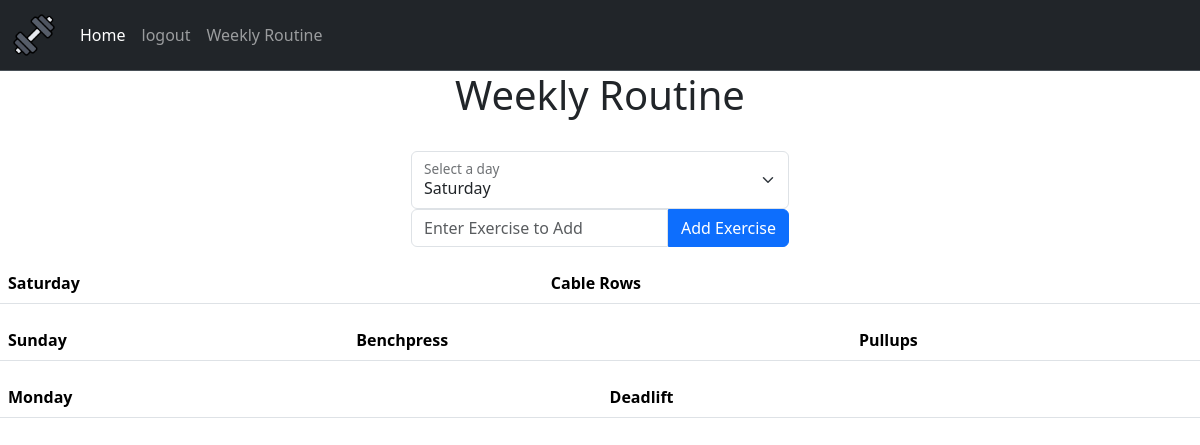
Before: /routine (signed in) with the older database file.
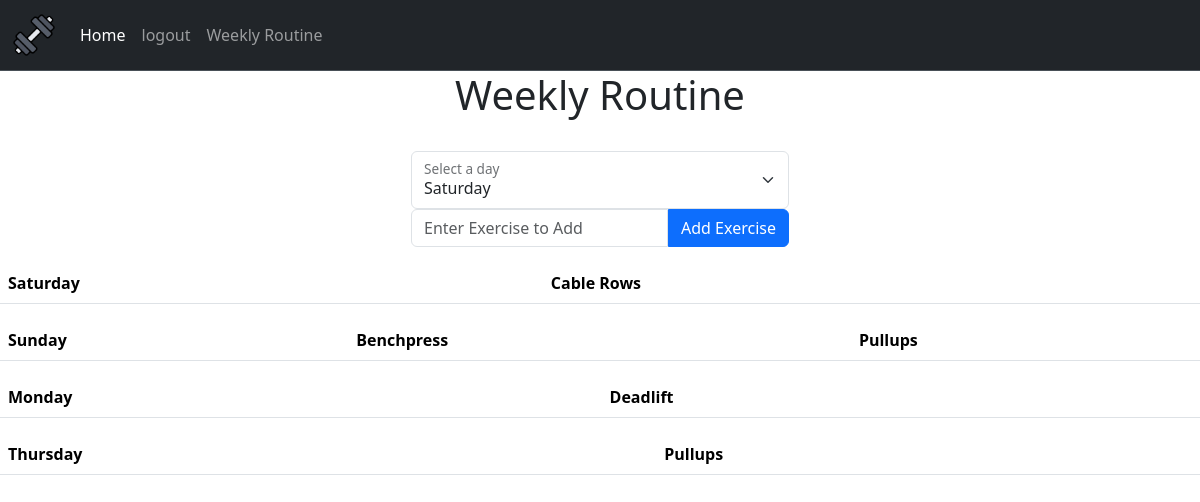
After: the same page with the newer database file.
### webapp/tables.py (models this page shows)
class Routine(db.Model):
    id = db.Column(db.Integer, primary_key = True)
    day = db.Column(db.String(12), nullable = False)
    exercise = db.Column(db.String(12), nullable = False)
    user_id = db.Column(db.Integer, db.ForeignKey('user.id'))

### webapp/routes.py (the view, shortened to what this page needs)
@routes.route("/routine", methods=["POST", "GET"])
@login_required
def routine():
    days = db.session.query(Routine.day).filter_by(user_id = current_user.id).distinct().order_by(days_order).all()
    days = [day[0] for day in days]
    exercises = db.session.query(Routine).filter_by(user_id = current_user.id).all()
    return render_template("routine.html", days = days, exercises = exercises)

### webapp/templates/routine.html (shortened to what this page needs)
{% extends "layout.html" %}
{% block main %}
<h1 style="text-align: center;">Weekly Routine</h1>
<div class="text-center d-flex justify-content-center">
    <form method="post" action="/routine">
        <br>
        <div class="form-floating">
        <select class="form-select" id="day" name="day">
            <option value="saturday">Saturday</option>
        </select>
        <label for="day">Select a day</label>
        </div>
        <div class="input-group mb-3">
            <input type="text" class="form-control" name="exercise" id="exercise" placeholder="Enter Exercise to Add">
            <button class="btn btn-primary mx-auto" id="set-submit" type="submit">Add Exercise</button>
        </div>
    </form>
</div>
{% for day in days %}
<table>
    <div class="container-fluid text-sm-center">
        <table class="table">
            <thead>
            <tr>
                <th scope="col">{{ day }}</th>
                {% for exercise in exercises %}
                    {% if exercise.day == day %}
                        <th scope="col"> {{ exercise.exercise }}</th>
                    {% endif %}
                {% endfor %}
            </tr>
            </thead>
        </table>
    </div>
</table>
{% endfor %}
{% endblock %}

### webapp/templates/layout.html (shortened to what this page needs)
<!DOCTYPE html>
<html>
  <head>
    <link
      href="https://cdn.jsdelivr.net/npm/bootstrap@5.3.2/dist/css/bootstrap.min.css"
      rel="stylesheet"
    />
    <link rel="stylesheet" href="{{ url_for('static', filename='styles.css') }}" />
  </head>
  <body>
    <nav
      class="navbar navbar navbar-expand-lg bg-dark border-bottom border-body"
      data-bs-theme="dark"
    >
      <div class="container-fluid">
        <a class="navbar-brand" href="/">
          <img src="{{ url_for('static', filename='icon.png') }}" wdith="50" height="44" alt="Workout Icon">
        </a>
        <div class="collapse navbar-collapse" id="navbarNavAltMarkup">
          <div class="navbar-nav">
            {% if current_user.is_authenticated %}
            <a
              class="nav-link active"
              aria-current="page"
              href="{{ url_for('routes.index') }}"
              >Home</a
            >
            <a class="nav-link" href="{{ url_for('auth.logout') }}">logout</a>
            <a class="nav-link" href="{{ url_for('routes.routine') }}">Weekly Routine</a>
            {% else %}
            <a class="nav-link" href="{{ url_for('auth.login') }}">Login</a>
            <a class="nav-link" href="{{ url_for('auth.register') }}"
              >Register</a
            >
            {% endif %}
          </div>
        </div>
      </div>
    </nav>
    <main>{% block main %}{% endblock %}</main>
  </body>
</html>

Changed rows visible on the page:
added Routine: exercise "Pullups", shown under "Thursday"
Other visible differences:
new list line: "Thursday"
